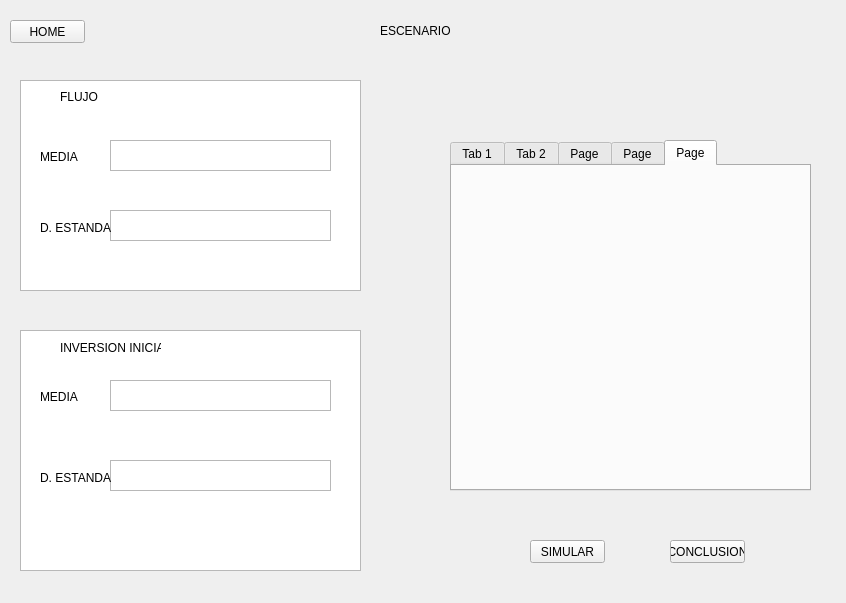
<?xml version="1.0" encoding="UTF-8"?>
<ui version="4.0">
 <class>qttt</class>
 <widget class="QWidget" name="qttt">
  <property name="geometry">
   <rect>
    <x>0</x>
    <y>0</y>
    <width>846</width>
    <height>603</height>
   </rect>
  </property>
  <property name="windowTitle">
   <string>qttt</string>
  </property>
  <widget class="QTableView" name="tableView">
   <property name="geometry">
    <rect>
     <x>20</x>
     <y>80</y>
     <width>341</width>
     <height>211</height>
    </rect>
   </property>
  </widget>
  <widget class="QTextEdit" name="textEdit">
   <property name="geometry">
    <rect>
     <x>110</x>
     <y>140</y>
     <width>221</width>
     <height>31</height>
    </rect>
   </property>
  </widget>
  <widget class="QTextEdit" name="textEdit_2">
   <property name="geometry">
    <rect>
     <x>110</x>
     <y>210</y>
     <width>221</width>
     <height>31</height>
    </rect>
   </property>
  </widget>
  <widget class="QTableView" name="tableView_2">
   <property name="geometry">
    <rect>
     <x>20</x>
     <y>330</y>
     <width>341</width>
     <height>241</height>
    </rect>
   </property>
  </widget>
  <widget class="QTextEdit" name="textEdit_3">
   <property name="geometry">
    <rect>
     <x>110</x>
     <y>380</y>
     <width>221</width>
     <height>31</height>
    </rect>
   </property>
  </widget>
  <widget class="QTextEdit" name="textEdit_4">
   <property name="geometry">
    <rect>
     <x>110</x>
     <y>460</y>
     <width>221</width>
     <height>31</height>
    </rect>
   </property>
  </widget>
  <widget class="QPushButton" name="pushButton">
   <property name="geometry">
    <rect>
     <x>530</x>
     <y>540</y>
     <width>75</width>
     <height>23</height>
    </rect>
   </property>
   <property name="text">
    <string>SIMULAR</string>
   </property>
  </widget>
  <widget class="QPushButton" name="pushButton_2">
   <property name="geometry">
    <rect>
     <x>670</x>
     <y>540</y>
     <width>75</width>
     <height>23</height>
    </rect>
   </property>
   <property name="text">
    <string>CONCLUSION</string>
   </property>
  </widget>
  <widget class="QLabel" name="label">
   <property name="geometry">
    <rect>
     <x>40</x>
     <y>150</y>
     <width>47</width>
     <height>13</height>
    </rect>
   </property>
   <property name="text">
    <string>MEDIA</string>
   </property>
  </widget>
  <widget class="QLabel" name="label_2">
   <property name="geometry">
    <rect>
     <x>40</x>
     <y>220</y>
     <width>71</width>
     <height>16</height>
    </rect>
   </property>
   <property name="text">
    <string>D. ESTANDAR</string>
   </property>
  </widget>
  <widget class="QLabel" name="label_3">
   <property name="geometry">
    <rect>
     <x>40</x>
     <y>390</y>
     <width>47</width>
     <height>13</height>
    </rect>
   </property>
   <property name="text">
    <string>MEDIA</string>
   </property>
  </widget>
  <widget class="QLabel" name="label_4">
   <property name="geometry">
    <rect>
     <x>40</x>
     <y>470</y>
     <width>71</width>
     <height>16</height>
    </rect>
   </property>
   <property name="text">
    <string>D. ESTANDAR</string>
   </property>
  </widget>
  <widget class="QPushButton" name="pushButton_3">
   <property name="geometry">
    <rect>
     <x>10</x>
     <y>20</y>
     <width>75</width>
     <height>23</height>
    </rect>
   </property>
   <property name="text">
    <string>HOME</string>
   </property>
  </widget>
  <widget class="QTabWidget" name="tabWidget">
   <property name="geometry">
    <rect>
     <x>450</x>
     <y>140</y>
     <width>361</width>
     <height>351</height>
    </rect>
   </property>
   <property name="currentIndex">
    <number>4</number>
   </property>
   <widget class="QWidget" name="tab">
    <attribute name="title">
     <string>Tab 1</string>
    </attribute>
   </widget>
   <widget class="QWidget" name="tab_2">
    <attribute name="title">
     <string>Tab 2</string>
    </attribute>
   </widget>
   <widget class="QWidget" name="tab_3">
    <attribute name="title">
     <string>Page</string>
    </attribute>
   </widget>
   <widget class="QWidget" name="tab_4">
    <attribute name="title">
     <string>Page</string>
    </attribute>
   </widget>
   <widget class="QWidget" name="tab_5">
    <attribute name="title">
     <string>Page</string>
    </attribute>
   </widget>
  </widget>
  <widget class="QLabel" name="label_5">
   <property name="geometry">
    <rect>
     <x>380</x>
     <y>20</y>
     <width>71</width>
     <height>21</height>
    </rect>
   </property>
   <property name="text">
    <string>ESCENARIO 1</string>
   </property>
  </widget>
  <widget class="QLabel" name="label_6">
   <property name="geometry">
    <rect>
     <x>60</x>
     <y>90</y>
     <width>47</width>
     <height>13</height>
    </rect>
   </property>
   <property name="text">
    <string>FLUJO</string>
   </property>
  </widget>
  <widget class="QLabel" name="label_7">
   <property name="geometry">
    <rect>
     <x>60</x>
     <y>340</y>
     <width>101</width>
     <height>16</height>
    </rect>
   </property>
   <property name="text">
    <string>INVERSION INICIAL</string>
   </property>
  </widget>
 </widget>
 <resources/>
 <connections/>
</ui>
